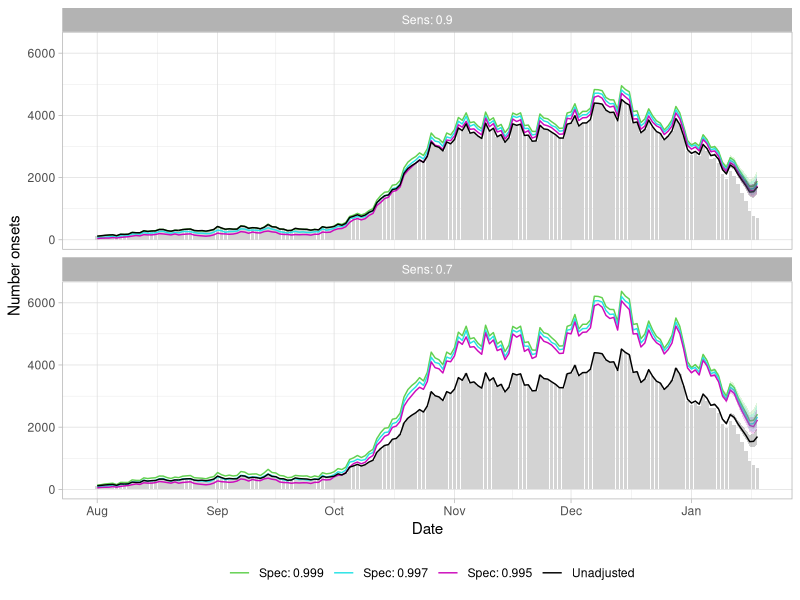

Source code (R):
library(tidyverse)
dat = read_tsv("../data/nowcast_curr/nowcasting_results_2021-01-21.csv") %>%
  mutate(spec="Spec: 1", sens= "Sens: 1") %>%
  rbind(read_tsv("../data/nowcast_curr/nowcasting_results_spec_0999_2021-01-21.csv") %>%
          mutate(spec="Spec: 0.999", sens="Sens: 1")) %>%
  rbind(read_tsv("../data/nowcast_curr/nowcasting_results_spec_0997_2021-01-21.csv") %>%
          mutate(spec="Spec: 0.997", sens="Sens: 1")) %>%
  rbind(read_tsv("../data/nowcast_curr/nowcasting_results_spec_0995_2021-01-21.csv") %>%
          mutate(spec="Spec: 0.995", sens="Sens: 1")) %>% as_tibble()

dat = dat %>% 
  rbind(dat %>% filter(spec=="Spec: 0.999", sens=="Sens: 1") %>% 
          mutate(nowcast_med = (nowcast_med*0.999)/(0.9+0.999-1),
                 nowcast_lwr = (nowcast_lwr*0.999)/(0.9+0.999-1),
                 nowcast_upr = (nowcast_upr*0.999)/(0.9+0.999-1),
                 sens="Sens: 0.9")) %>%
  rbind(dat %>% filter(spec=="Spec: 0.999", sens=="Sens: 1") %>% 
          mutate(nowcast_med = (nowcast_med*0.999)/(0.7+0.999-1),
                 nowcast_lwr = (nowcast_lwr*0.999)/(0.7+0.999-1),
                 nowcast_upr = (nowcast_upr*0.999)/(0.7+0.999-1),
                 sens="Sens: 0.7")) %>%
  rbind(dat %>% filter(spec=="Spec: 0.997", sens=="Sens: 1") %>% 
          mutate(nowcast_med = (nowcast_med*0.997)/(0.9+0.997-1),
                 nowcast_lwr = (nowcast_lwr*0.997)/(0.9+0.997-1),
                 nowcast_upr = (nowcast_upr*0.997)/(0.9+0.997-1),
                 sens="Sens: 0.9")) %>%
  rbind(dat %>% filter(spec=="Spec: 0.997", sens=="Sens: 1") %>% 
          mutate(nowcast_med = (nowcast_med*0.997)/(0.7+0.997-1),
                 nowcast_lwr = (nowcast_lwr*0.997)/(0.7+0.997-1),
                 nowcast_upr = (nowcast_upr*0.997)/(0.7+0.997-1),
                 sens="Sens: 0.7")) %>%
  rbind(dat %>% filter(spec=="Spec: 0.995", sens=="Sens: 1") %>% 
          mutate(nowcast_med = (nowcast_med*0.995)/(0.9+0.995-1),
                 nowcast_lwr = (nowcast_lwr*0.995)/(0.9+0.995-1),
                 nowcast_upr = (nowcast_upr*0.995)/(0.9+0.995-1),
                 sens="Sens: 0.9")) %>%
  rbind(dat %>% filter(spec=="Spec: 0.995", sens=="Sens: 1") %>% 
          mutate(nowcast_med = (nowcast_med*0.995)/(0.7+0.995-1),
                 nowcast_lwr = (nowcast_lwr*0.995)/(0.7+0.995-1),
                 nowcast_upr = (nowcast_upr*0.995)/(0.7+0.995-1),
                 sens="Sens: 0.7")) %>%
  mutate(sens=factor(sens, levels = c("Sens: 1", "Sens: 0.9", "Sens: 0.7")),
         spec=factor(spec, levels = c("Spec: 1", "Spec: 0.999", "Spec: 0.997", "Spec: 0.995")))


supp_fig_2 = ggplot(dat %>% filter(date>=lubridate::ymd("2020-08-01"),
                                   sens == "Sens: 0.9" & spec %in% c("Spec: 0.999", "Spec: 0.997", "Spec: 0.995") | 
                                     sens == "Sens: 0.7" & spec %in% c("Spec: 0.999", "Spec: 0.997", "Spec: 0.995")) %>%
                      rbind(dat %>% 
                              filter(date>=lubridate::ymd("2020-08-01"),
                                     sens == "Sens: 1", spec=="Spec: 1") %>%
                              mutate(sens = "Sens: 0.9", spec = "Unadjusted")) %>% 
                      rbind(dat %>% 
                              filter(date>=lubridate::ymd("2020-08-01"), 
                                     sens == "Sens: 1", spec=="Spec: 1") %>%
                              mutate(sens = "Sens: 0.7", spec = "Unadjusted"))) +
  geom_col(aes(date, reported), data = dat %>%
             filter(sens== "Sens: 1",
                    spec=="Spec: 1",
                    date >= lubridate::ymd("2020-08-01")) %>%
             select(date, reported), fill = "lightgrey") +
  geom_line(aes(date, nowcast_med, col = spec)) +
  geom_ribbon(aes(date, ymin=nowcast_lwr, ymax=nowcast_upr, fill = spec), alpha = 0.2, lwd = .2) +
  facet_wrap(.~sens, nrow=3, ) + 
  theme_light() +
  theme(legend.position = "bottom") +
  ylab("Number onsets") + xlab("Date") +
  guides(col=guide_legend(title="")) +
  scale_color_manual(values = c("Unadjusted"=1,
                                "Spec: 0.999"=3,
                                "Spec: 0.997"=5,
                                "Spec: 0.995"=6)) +
  scale_fill_manual(values = c("Unadjusted"=1,
                               "Spec: 0.999"=3,
                               "Spec: 0.997"=5,
                               "Spec: 0.995"=6)) +
  scale_linetype_manual(values = c("Unadjusted"=2,
                                   "Spec: 0.999"=1,
                                   "Spec: 0.997"=1,
                                   "Spec: 0.995"=1), guide=FALSE) +
  guides(fill="none")
ggsave(supp_fig_2, filename = "../results/figures/supp_fig_2.pdf", width = 7, height = 6)


